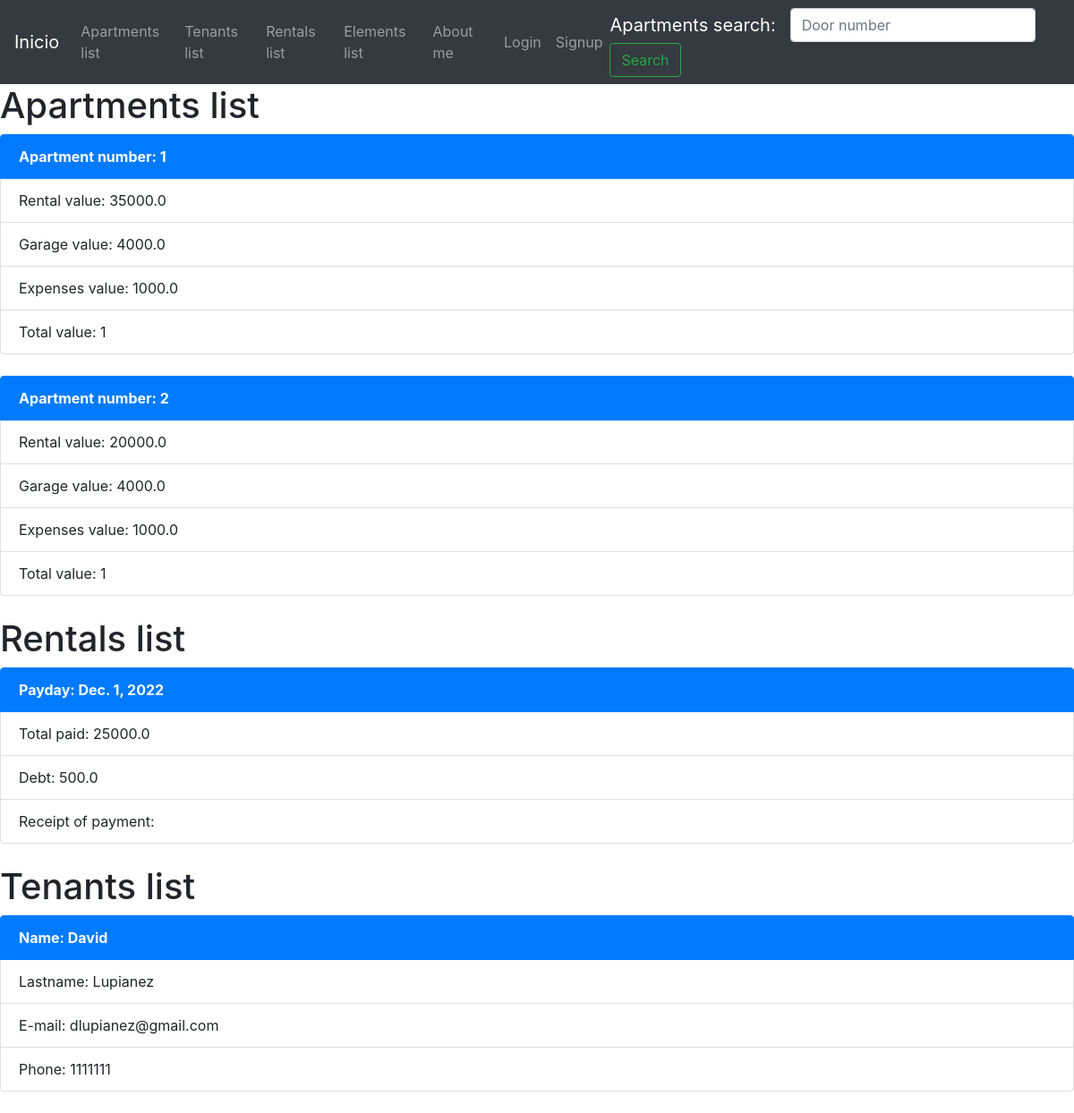
Page /elements-list/ on the earlier database version.
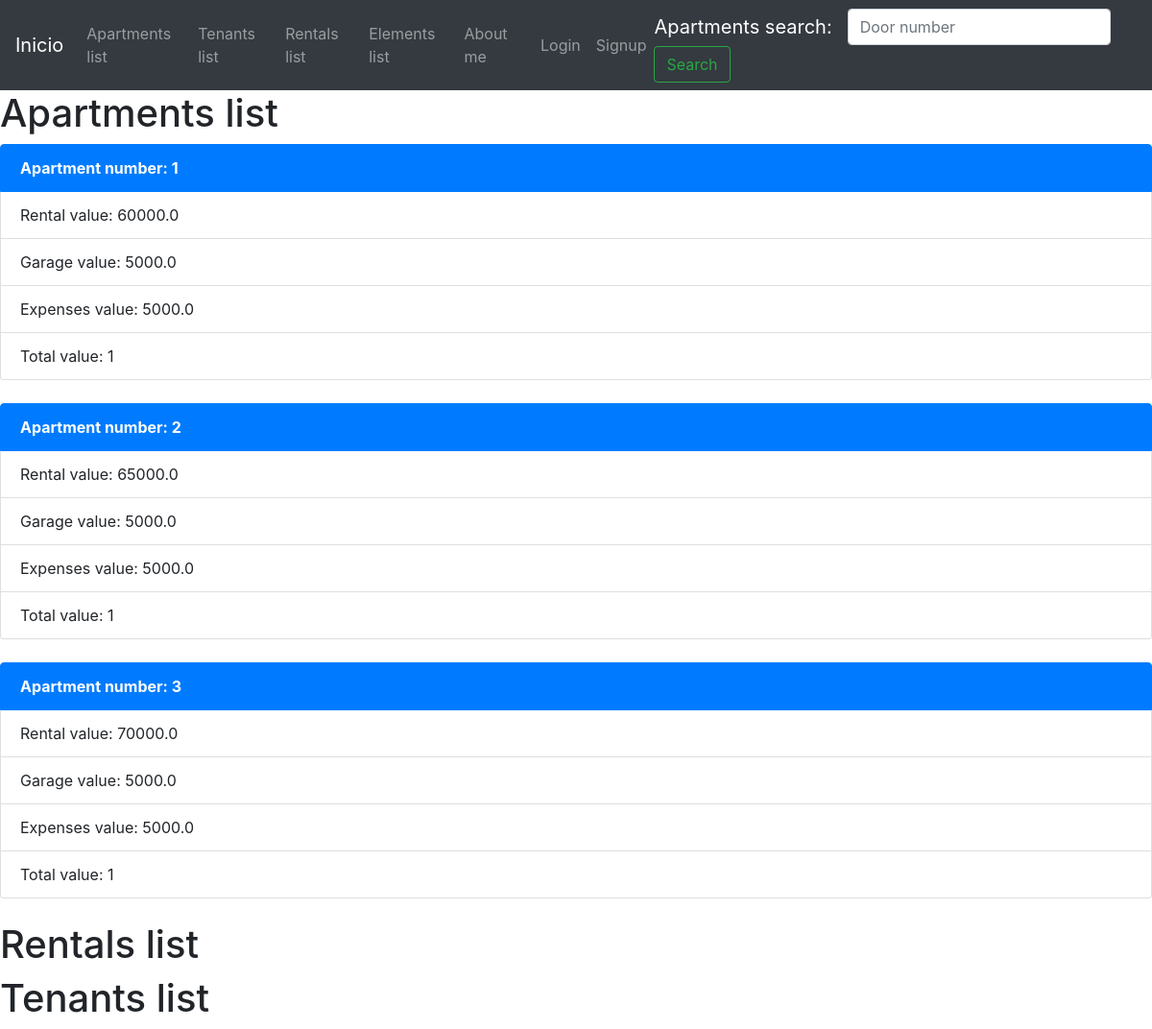
Same page on the later database version.
### apartments/models.py (models this page shows, shortened)
class Apartment(models.Model):
    door_number=models.CharField(max_length=10, null=False, blank=False)
    rental_value=models.FloatField()
    garage_value=models.FloatField()
    expenses_value=models.FloatField()
    total_value = computed_property.ComputedFloatField(compute_from='calculate_total_value')
    is_available=models.BooleanField(default=True)
    apartment_picture = models.ImageField(upload_to='apartment_images', null=True, blank=True)
    def calculate_total_value(self)-> float:
        return self.rental_value + self.garage_value + self.expenses_value

### rentals/models.py (models this page shows)
class Rent(models.Model):
    apartment = models.OneToOneField(Apartment, on_delete=models.CASCADE, related_name='apartment')
    tenant = models.OneToOneField(Tenant, on_delete=models.CASCADE, related_name='tenant')
    payday=models.DateField()
    total_paid=models.FloatField()
    debt=models.FloatField()
    receipt_of_payment=models.IntegerField()
    has_debt=models.BooleanField(default=False)

### tenants/models.py (models this page shows, shortened)
class Tenant(models.Model):
    name=models.CharField(max_length=50, null=False, blank=False)
    lastname=models.CharField(max_length=50, null=False, blank=False )
    email=models.EmailField(max_length=50, null=False, blank=False)
    phone=models.CharField(max_length=50, null=False, blank=False)
    is_active=models.BooleanField(default=True)
    tenant_picture = models.ImageField(upload_to='tenant_images', null=True, blank=True)

### real_estate_management/views.py (the view)
# urls.py: path('elements-list/', elements_list),
def elements_list(request):
    all_apartments = Apartment.objects.all()
    all_rents = Rent.objects.all()
    all_tenants = Tenant.objects.all()
    context = {
        'apartments':all_apartments,
        'rents':all_rents,
        'tenants':all_tenants,
    }
    return render(request, 'elements-list.html', context=context)

### templates/elements-list.html (shortened to what this page needs)
{% extends 'base.html' %}
{% block content %}
    <h1>Apartments list</h1>
    {% for apartment in apartments %}
    <ul class="list-group">
        <li class="list-group-item active"><b>Apartment number: {{apartment.door_number}}</b></li>
        <li class="list-group-item">Rental value: {{apartment.rental_value}}</li>
        <li class="list-group-item">Garage value: {{apartment.garage_value}}</li>
        <li class="list-group-item">Expenses value: {{apartment.expenses_value}}</li>
        <li class="list-group-item">Total value: {{apartment.total_value}}</li>
    </ul>
    <br>
    {% endfor %}
    <h1>Rentals list</h1>
    {% for rent in rents %}
    <ul class="list-group">
        <li class="list-group-item active"><b>Payday: {{rent.payday}}</b></li>
        <li class="list-group-item">Total paid: {{rent.total_paid}}</li>
        <li class="list-group-item">Debt: {{rent.debt}}</li>
        <li class="list-group-item">Receipt of payment: {{rent.receipt_of_payent}}</li>
    </ul>
    <br>
    {% endfor %}
    <h1>Tenants list</h1>
    {% for tenant in tenants %}
    <ul class="list-group">
        <li class="list-group-item active"><b>Name: {{tenant.name}}</b></li>
        <li class="list-group-item">Lastname: {{tenant.lastname}}</li>
        <li class="list-group-item">E-mail: {{tenant.email}}</li>
        <li class="list-group-item">Phone: {{tenant.phone}}</li>
    </ul>
    <br>
    {% endfor %}
{% endblock %}

Differences in the rows shown:
removed Rent: payday "Dec. 1, 2022", total_paid "25000.0", debt "500.0"
removed Tenant: name "David", lastname "Lupianez", email "dlupianez@gmail.com", phone "1111111"
changed Apartment (number 1 of 3 on the later page): rental_value "35000.0" → "60000.0"; garage_value "4000.0" → "5000.0"; expenses_value "1000.0" → "5000.0"
changed Apartment (number 2 of 3 on the later page): rental_value "20000.0" → "65000.0"; garage_value "4000.0" → "5000.0"; expenses_value "1000.0" → "5000.0"
added Apartment: door_number "3", rental_value "70000.0", garage_value "5000.0", expenses_value "5000.0", total_value "1"
